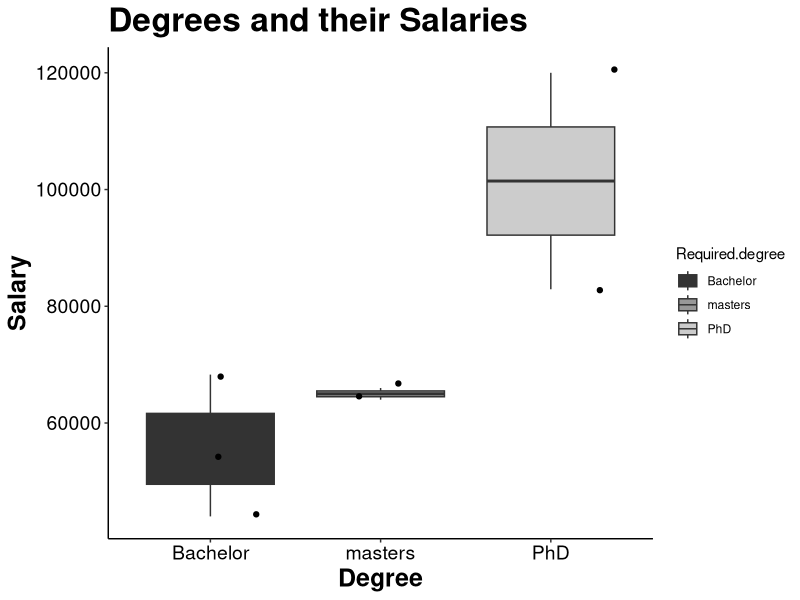
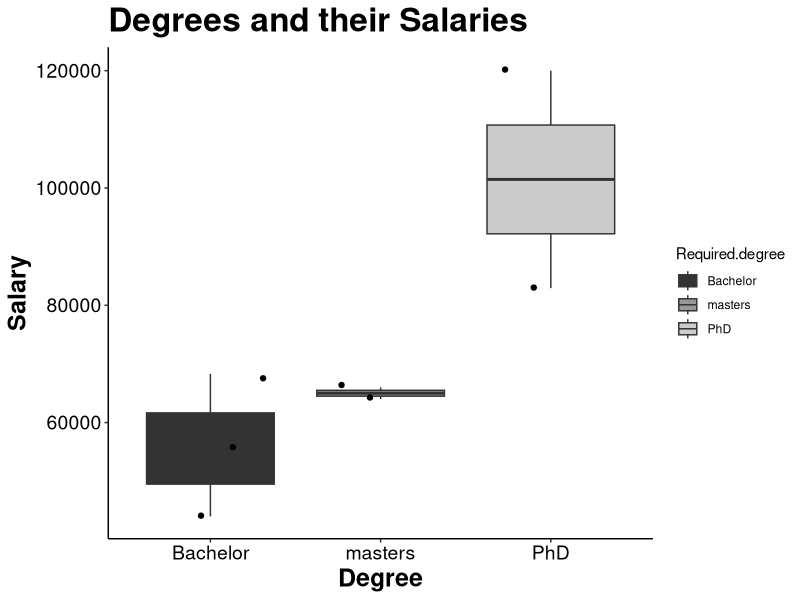

These charts were generated, in order, by the following R code:
# load library
library(tidyverse)

# load data 
fake_data <- read.csv("./Assignments/Assignment_4/fake_data.csv")
# Make a plot
p1 <- fake_data %>%
  ggplot(aes(x = Required.degree, y = Salary)) +
  geom_boxplot(aes(fill = Required.degree)) +
  geom_jitter(color = "black")


p2 <- p1 +
  theme_classic() +
  scale_fill_grey() +
  labs(
    title = "Degrees and their Salaries",
    x = "Degree") +
  theme(
    axis.title = element_text(face = "bold", size = 18),
    plot.title = element_text(face = "bold", size = 24),
    axis.text = element_text(colour = "black", size = 14)
  )

p2

ggsave("./Assignments/Assignment_4/fake_plot.png", plot = p2, width = 6, dpi = 300)  
